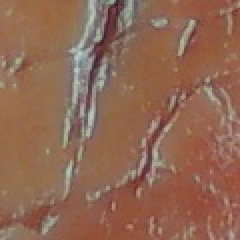
#> input picture test.jpg, 120 x 120 px, found by its file name (shown 2 times larger)
$ python sensor_read_with_light_no_tkinter.py
#> lines starting #> are read from the running program, lines starting #| are printed output that depends on the picture
#> in main, image is the input picture: shape (120, 120, 3); mean B, G, R 83.2, 103.6, 143.8
import serial
import time
import cv2
import numpy as np

# Open serial connection
ser = serial.Serial('COM8', 115200)  # Replace 'COM1' with the appropriate port
time.sleep(2)  # Allow some time for Arduino to initialize

# Function to read sensor values
def read_sensor_values():
    sensor_values = []
    while len(sensor_values) < 4:
        line = ser.readline().decode().strip()  # Read a line from serial and decode
        if line.startswith("temp 1:") or line.startswith("pH Value:") or line.startswith("Methane Concentration:") or line.startswith("Ammonia Concentration:"):
            value = float(line.split(":")[1].strip())  # Extract the sensor value
            sensor_values.append(value)
    return sensor_values

def get_L_star(image):
    # converting the pork image to L*a*b* color space
    lab_image = cv2.cvtColor(image, cv2.COLOR_BGR2LAB)
#> lab_image: shape (120, 120, 3); mean of channels 0, 1, 2 121.2, 141.6, 146.1

    # splitting L*a*b* channels
    L, a, b = cv2.split(lab_image)
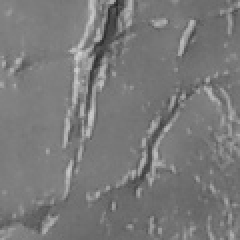
#> L: shape (120, 120) (shown 2 times larger); min 36, max 207, mean 121.2
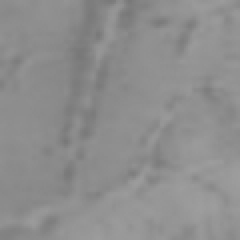
#> a: shape (120, 120) (shown 2 times larger); min 120, max 157, mean 141.6

    # calculating the average L* value
    L_mean = np.mean(L)
#> L_mean = 121.2

    return L_mean

# Main function
def main():
    # Load the image
    try:
        image = cv2.imread('test.jpg')
        if image is None:
            raise FileNotFoundError("Image file not found or could not be opened.")
    except Exception as e:
        print("Error loading image:", e)
        return

    # Get L* value
    L_star = get_L_star(image)
#> L_star = 121.2

    # Read sensor values
    sensor_data = read_sensor_values()

    # Append L* value to sensor data
    sensor_data.append(L_star)

    # Print sensor values as an array
    print("Sensor Values:", sensor_data)

if __name__ == "__main__":
    main()
#> (the call stopped at in read_sensor_values, `value = float(line.split(":")[1].strip())`: serial is not available in this run)
